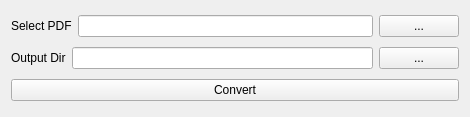
<?xml version="1.0" encoding="UTF-8"?>
<ui version="4.0">
 <class>Widget</class>
 <widget class="QWidget" name="Widget">
  <property name="geometry">
   <rect>
    <x>0</x>
    <y>0</y>
    <width>470</width>
    <height>117</height>
   </rect>
  </property>
  <property name="windowTitle">
   <string>Widget</string>
  </property>
  <layout class="QVBoxLayout" name="verticalLayout">
   <item>
    <layout class="QHBoxLayout" name="horizontalLayout">
     <item>
      <widget class="QLabel" name="label">
       <property name="text">
        <string>Select PDF</string>
       </property>
      </widget>
     </item>
     <item>
      <widget class="QLineEdit" name="PdfLineEdit">
       <property name="readOnly">
        <bool>false</bool>
       </property>
      </widget>
     </item>
     <item>
      <widget class="QPushButton" name="selectPdfBtn">
       <property name="text">
        <string>...</string>
       </property>
      </widget>
     </item>
    </layout>
   </item>
   <item>
    <layout class="QHBoxLayout" name="horizontalLayout_2">
     <item>
      <widget class="QLabel" name="label_2">
       <property name="text">
        <string>Output Dir</string>
       </property>
      </widget>
     </item>
     <item>
      <widget class="QLineEdit" name="OutputLineEdit"/>
     </item>
     <item>
      <widget class="QPushButton" name="selectOutputBtn">
       <property name="text">
        <string>...</string>
       </property>
      </widget>
     </item>
    </layout>
   </item>
   <item>
    <widget class="QPushButton" name="convertBtn">
     <property name="text">
      <string>Convert</string>
     </property>
    </widget>
   </item>
  </layout>
 </widget>
 <resources/>
 <connections/>
</ui>
